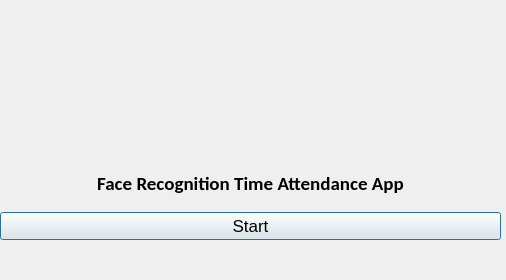
<?xml version="1.0" encoding="UTF-8"?>
<ui version="4.0">
 <class>Dialog</class>
 <widget class="QDialog" name="Dialog">
  <property name="geometry">
   <rect>
    <x>0</x>
    <y>0</y>
    <width>506</width>
    <height>280</height>
   </rect>
  </property>
  <property name="maximumSize">
   <size>
    <width>800</width>
    <height>680</height>
   </size>
  </property>
  <property name="windowTitle">
   <string>Face Recognition Time Attendance App</string>
  </property>
  <property name="windowIcon">
   <iconset>
    <normaloff>at_bt.PNG</normaloff>at_bt.PNG</iconset>
  </property>
  <widget class="QLabel" name="logolabel">
   <property name="geometry">
    <rect>
     <x>20</x>
     <y>0</y>
     <width>431</width>
     <height>161</height>
    </rect>
   </property>
   <property name="text">
    <string/>
   </property>
   <property name="pixmap">
    <pixmap>at_bt.PNG</pixmap>
   </property>
  </widget>
  <widget class="QWidget" name="verticalLayoutWidget">
   <property name="geometry">
    <rect>
     <x>0</x>
     <y>160</y>
     <width>501</width>
     <height>80</height>
    </rect>
   </property>
   <layout class="QVBoxLayout" name="verticalLayout">
    <item>
     <layout class="QHBoxLayout" name="horizontalLayout">
      <item>
       <widget class="QLabel" name="filelabel">
        <property name="font">
         <font>
          <family>Calibri</family>
          <pointsize>14</pointsize>
          <weight>75</weight>
          <bold>true</bold>
         </font>
        </property>
        <property name="text">
         <string>Face Recognition Time Attendance App</string>
        </property>
        <property name="alignment">
         <set>Qt::AlignCenter</set>
        </property>
       </widget>
      </item>
     </layout>
    </item>
    <item>
     <widget class="QPushButton" name="runButton">
      <property name="font">
       <font>
        <family>Arial</family>
        <pointsize>13</pointsize>
       </font>
      </property>
      <property name="text">
       <string>Start</string>
      </property>
     </widget>
    </item>
   </layout>
  </widget>
 </widget>
 <resources>
  <include location="resource.qrc"/>
 </resources>
 <connections/>
</ui>
